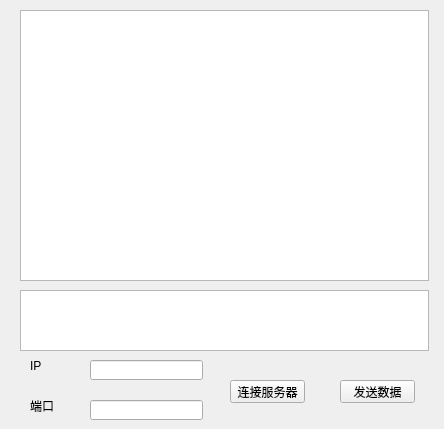
<?xml version="1.0" encoding="UTF-8"?>
<ui version="4.0">
 <class>ClientWidget</class>
 <widget class="QWidget" name="ClientWidget">
  <property name="geometry">
   <rect>
    <x>0</x>
    <y>0</y>
    <width>444</width>
    <height>429</height>
   </rect>
  </property>
  <property name="windowTitle">
   <string>ClientWidget</string>
  </property>
  <widget class="QTextEdit" name="textEditWrite">
   <property name="geometry">
    <rect>
     <x>20</x>
     <y>290</y>
     <width>409</width>
     <height>61</height>
    </rect>
   </property>
  </widget>
  <widget class="QPushButton" name="buttonSend">
   <property name="geometry">
    <rect>
     <x>340</x>
     <y>380</y>
     <width>75</width>
     <height>23</height>
    </rect>
   </property>
   <property name="text">
    <string>发送数据</string>
   </property>
  </widget>
  <widget class="QTextEdit" name="textEditRead">
   <property name="geometry">
    <rect>
     <x>20</x>
     <y>10</y>
     <width>409</width>
     <height>271</height>
    </rect>
   </property>
   <property name="readOnly">
    <bool>true</bool>
   </property>
  </widget>
  <widget class="QPushButton" name="buttonConnect">
   <property name="geometry">
    <rect>
     <x>230</x>
     <y>380</y>
     <width>75</width>
     <height>23</height>
    </rect>
   </property>
   <property name="text">
    <string>连接服务器</string>
   </property>
  </widget>
  <widget class="QLabel" name="label">
   <property name="geometry">
    <rect>
     <x>30</x>
     <y>360</y>
     <width>54</width>
     <height>12</height>
    </rect>
   </property>
   <property name="text">
    <string>IP</string>
   </property>
  </widget>
  <widget class="QLabel" name="label_2">
   <property name="geometry">
    <rect>
     <x>30</x>
     <y>400</y>
     <width>54</width>
     <height>12</height>
    </rect>
   </property>
   <property name="text">
    <string>端口</string>
   </property>
  </widget>
  <widget class="QLineEdit" name="lineEdit">
   <property name="geometry">
    <rect>
     <x>90</x>
     <y>360</y>
     <width>113</width>
     <height>20</height>
    </rect>
   </property>
  </widget>
  <widget class="QLineEdit" name="lineEdit_2">
   <property name="geometry">
    <rect>
     <x>90</x>
     <y>400</y>
     <width>113</width>
     <height>20</height>
    </rect>
   </property>
  </widget>
 </widget>
 <layoutdefault spacing="6" margin="11"/>
 <resources/>
 <connections/>
</ui>
